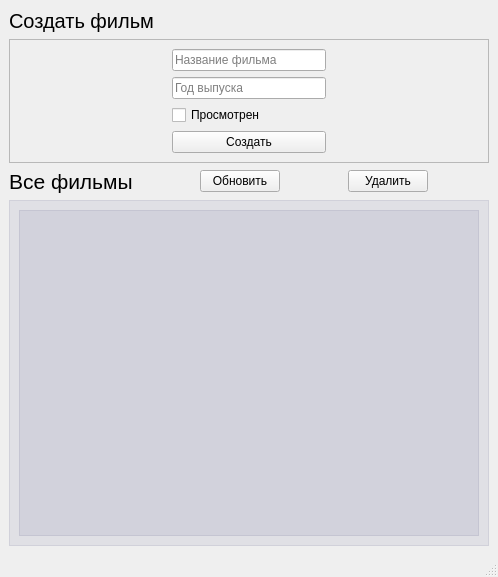
<?xml version="1.0" encoding="UTF-8"?>
<ui version="4.0">
 <class>MainWindow</class>
 <widget class="QMainWindow" name="MainWindow">
  <property name="geometry">
   <rect>
    <x>0</x>
    <y>0</y>
    <width>498</width>
    <height>577</height>
   </rect>
  </property>
  <property name="windowTitle">
   <string>MainWindow</string>
  </property>
  <widget class="QWidget" name="centralwidget">
   <layout class="QVBoxLayout" name="verticalLayout_2">
    <item>
     <layout class="QHBoxLayout" name="horizontalLayout">
      <item>
       <widget class="QLabel" name="label">
        <property name="font">
         <font>
          <pointsize>15</pointsize>
         </font>
        </property>
        <property name="text">
         <string>Создать фильм</string>
        </property>
       </widget>
      </item>
      <item>
       <spacer name="horizontalSpacer">
        <property name="orientation">
         <enum>Qt::Horizontal</enum>
        </property>
        <property name="sizeHint" stdset="0">
         <size>
          <width>40</width>
          <height>20</height>
         </size>
        </property>
       </spacer>
      </item>
     </layout>
    </item>
    <item>
     <widget class="QFrame" name="frame_2">
      <property name="frameShape">
       <enum>QFrame::StyledPanel</enum>
      </property>
      <property name="frameShadow">
       <enum>QFrame::Raised</enum>
      </property>
      <layout class="QHBoxLayout" name="horizontalLayout_3">
       <item>
        <spacer name="horizontalSpacer_3">
         <property name="orientation">
          <enum>Qt::Horizontal</enum>
         </property>
         <property name="sizeHint" stdset="0">
          <size>
           <width>40</width>
           <height>20</height>
          </size>
         </property>
        </spacer>
       </item>
       <item>
        <layout class="QVBoxLayout" name="verticalLayout">
         <item>
          <widget class="QLineEdit" name="line_title">
           <property name="placeholderText">
            <string>Название фильма</string>
           </property>
          </widget>
         </item>
         <item>
          <widget class="QLineEdit" name="line_production_year">
           <property name="placeholderText">
            <string>Год выпуска</string>
           </property>
          </widget>
         </item>
         <item>
          <widget class="QCheckBox" name="checkBox_viewed">
           <property name="text">
            <string>Просмотрен</string>
           </property>
          </widget>
         </item>
         <item>
          <widget class="QPushButton" name="btn_create_movie">
           <property name="text">
            <string>Создать</string>
           </property>
          </widget>
         </item>
        </layout>
       </item>
       <item>
        <spacer name="horizontalSpacer_4">
         <property name="orientation">
          <enum>Qt::Horizontal</enum>
         </property>
         <property name="sizeHint" stdset="0">
          <size>
           <width>40</width>
           <height>20</height>
          </size>
         </property>
        </spacer>
       </item>
      </layout>
     </widget>
    </item>
    <item>
     <layout class="QHBoxLayout" name="horizontalLayout_2">
      <item>
       <widget class="QLabel" name="label_2">
        <property name="font">
         <font>
          <pointsize>16</pointsize>
         </font>
        </property>
        <property name="text">
         <string>Все фильмы</string>
        </property>
       </widget>
      </item>
      <item>
       <spacer name="horizontalSpacer_2">
        <property name="orientation">
         <enum>Qt::Horizontal</enum>
        </property>
        <property name="sizeHint" stdset="0">
         <size>
          <width>40</width>
          <height>20</height>
         </size>
        </property>
       </spacer>
      </item>
      <item>
       <widget class="QPushButton" name="btn_update_movies">
        <property name="text">
         <string>Обновить</string>
        </property>
       </widget>
      </item>
      <item>
       <spacer name="horizontalSpacer_5">
        <property name="orientation">
         <enum>Qt::Horizontal</enum>
        </property>
        <property name="sizeHint" stdset="0">
         <size>
          <width>40</width>
          <height>20</height>
         </size>
        </property>
       </spacer>
      </item>
      <item>
       <widget class="QPushButton" name="btn_delete_by_id">
        <property name="text">
         <string>Удалить</string>
        </property>
       </widget>
      </item>
      <item>
       <spacer name="horizontalSpacer_6">
        <property name="orientation">
         <enum>Qt::Horizontal</enum>
        </property>
        <property name="sizeHint" stdset="0">
         <size>
          <width>40</width>
          <height>20</height>
         </size>
        </property>
       </spacer>
      </item>
     </layout>
    </item>
    <item>
     <widget class="QFrame" name="frame">
      <property name="styleSheet">
       <string notr="true">QFrame {
   background-color: rgba(48, 51, 110, 20);

}</string>
      </property>
      <property name="frameShape">
       <enum>QFrame::StyledPanel</enum>
      </property>
      <property name="frameShadow">
       <enum>QFrame::Raised</enum>
      </property>
      <layout class="QGridLayout" name="gridLayout">
       <item row="0" column="0">
        <widget class="QTextBrowser" name="movies_list"/>
       </item>
      </layout>
     </widget>
    </item>
   </layout>
  </widget>
  <widget class="QMenuBar" name="menubar">
   <property name="geometry">
    <rect>
     <x>0</x>
     <y>0</y>
     <width>498</width>
     <height>22</height>
    </rect>
   </property>
  </widget>
  <widget class="QStatusBar" name="statusbar"/>
 </widget>
 <resources/>
 <connections/>
</ui>
